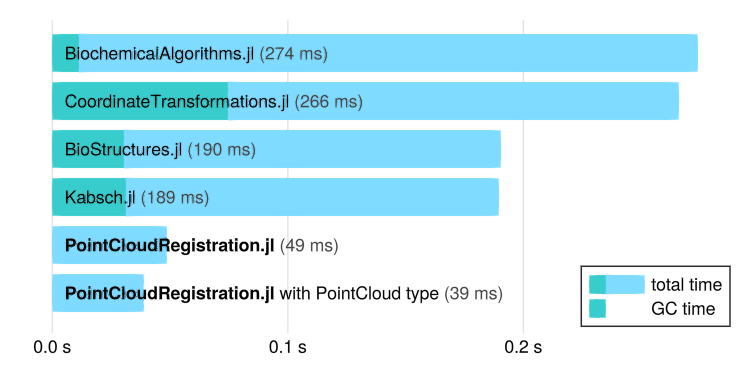

Julia code for this plot:
@info "Starting Kabsch benchmark script."

using GLMakie
using StaticArrays
import PointCloudRegistration as PCReg
import CoordinateTransformations as CT
import BioStructures as BioS
import Kabsch as K
import BiochemicalAlgorithms as BA

dim = 3
len = 1000
num = 10_000

@info "Setting up mock data..." dim len num

mat_target = rand(dim, len);
mat_sources = [rand(dim, len) for _ in 1:num];

@info "Converting data to package specific types..."

# This is friendly to BiochemicalAlgorithms.jl in two ways:
# First, we have an individual system per molecule.
# Otherwise, the whole system of all molecules would have to be traversed for
# every registration of two molecules.
# Second, we already represent a point cloud as an `AtomTable` which seems to be
# more of an implementation detail than a user facing interface but its
# construction takes a significant time otherwise.
function mat2mol(mat)
    sys = BA.System{Float64}()
    mol = BA.Molecule(sys)
    for (i, point) in enumerate(eachcol(mat))
        BA.Atom(mol, i, BA.Elements.C; r = SVector{3}(point))
    end
    return BA.atoms(mol)
end

ba_target = mat2mol(mat_target)
ba_sources = [mat2mol(mat_source) for mat_source in mat_sources]

pc_target = PCReg.PointCloud(mat_target)
pc_sources = [PCReg.PointCloud(mat_source) for mat_source in mat_sources]

@info "Defining measurement functions..."

function time_ct(target, sources)
    return @timed for source in sources
        CT.kabsch(source => target)
    end
end
function time_k(target, sources)
    return @timed for source in sources
        K.kabsch(source, target)
    end
end
function time_bios(target, sources)
    return @timed for source in sources
        BioS.Transformation(source, target)
    end
end
function time_ba(target, sources)
    return @timed for source in sources
        BA.compute_rmsd_minimizer(source, target; minimizer = BA.RMSDMinimizerKabsch)
    end
end
function time_pcreg(target, sources)
    return @timed for source in sources
        PCReg.rigid_registration(source, target, PCReg.Kabsch())
    end
end

run_measurements() = (
    ct = time_ct(mat_target, mat_sources),
    k = time_k(mat_target, mat_sources),
    bios = time_bios(mat_target, mat_sources),
    ba = time_ba(ba_target, ba_sources),
    pcreg_mat = time_pcreg(mat_target, mat_sources),
    pcreg_pc = time_pcreg(pc_target, pc_sources),
)

@info "Performing warm up..."

run_measurements() # warm up

@info "Running benchmarks..."

timings = run_measurements()

@info "Creating plot..."

labels = (
    pcreg_mat = rich("PointCloudRegistration.jl"; font = :bold),
    pcreg_pc = rich(
        rich("PointCloudRegistration.jl"; font = :bold),
        " with PointCloud type",
    ),
    ct = "CoordinateTransformations.jl",
    bios = "BioStructures.jl",
    k = "Kabsch.jl",
    ba = "BiochemicalAlgorithms.jl",
)

let
    fig = Figure(; size = (600, 300))
    kys = collect(keys(timings))
    # kys = filter(!=(:pcreg_pc), collect(keys(timings)))
    sort!(kys; by = key -> timings[key].time)
    ax = Axis(
        fig[1, 1];
        yticks = (eachindex(kys), [labels[k] for k in kys]),
        xtickformat = "{:.1f} s",
        xtickcolor = RGBAf(0, 0, 0, 0.12),
        xgridcolor = RGBAf(0, 0, 0, 0.12),
        # title = "Kabsch registration of $num point clouds in $dim dimensions with $len points each",
    )
    hideydecorations!(ax)
    hidespines!(ax)
    all_times = Float64[]
    all_categories = Int[]
    all_groups = Int[]
    for (i, key) in enumerate(kys)
        (; time, gctime) = timings[key]
        append!(all_times, [gctime, time - gctime])
        append!(all_categories, [i, i])
        append!(all_groups, [1, 2])
    end
    gc_color = colorant"#39cccc"
    rest_color = colorant"#7fdbff"
    barplot!(
        ax,
        all_categories,
        all_times;
        direction = :x,
        stack = all_groups,
        color = all_groups,
        colormap = [gc_color, rest_color],
    )
    for (i, key) in enumerate(kys)
        text!(
            ax,
            Point(0, i);
            text = rich(
                labels[key],
                " ",
                rich(
                    "(",
                    string(round(Int, 1000 * timings[key].time)),
                    " ms)";
                    color = colorant"#444",
                ),
            ),
            align = (:left, :center),
            offset = (10, 0),
        )
    end
    legend_gc_prop = 0.3
    Legend(
        fig[1, 1],
        [
            [
                PolyElement(
                    color = gc_color,
                    strokewidth = 0,
                    points = Point2f[(0, 0), (legend_gc_prop, 0), (legend_gc_prop, 1), (0, 1)]
                ),
                PolyElement(
                    color = rest_color,
                    strokewidth = 0,
                    points = Point2f[(legend_gc_prop, 0), (1, 0), (1, 1), (legend_gc_prop, 1)]
                ),
            ],
            PolyElement(
                color = gc_color,
                strokewidth = 0,
                points = Point2f[(0, 0), (legend_gc_prop, 0), (legend_gc_prop, 1), (0, 1)]
            ),
        ],
        ["total time", "GC time"];
        patchsize = (45, 15),
        halign = :right,
        valign = :bottom,
        tellwidth = false,
        tellheight = false,
    )
    fig
    save("kabsch-benchmark.png", fig)
end

try
    @info "Trying to minimize figure..."
    run(`oxipng kabsch-benchmark.png`)
catch e
    if e isa IOError
        @warn "`oxipng` probably not available, figure will not be minimized."
    end
end

@info "Done."
